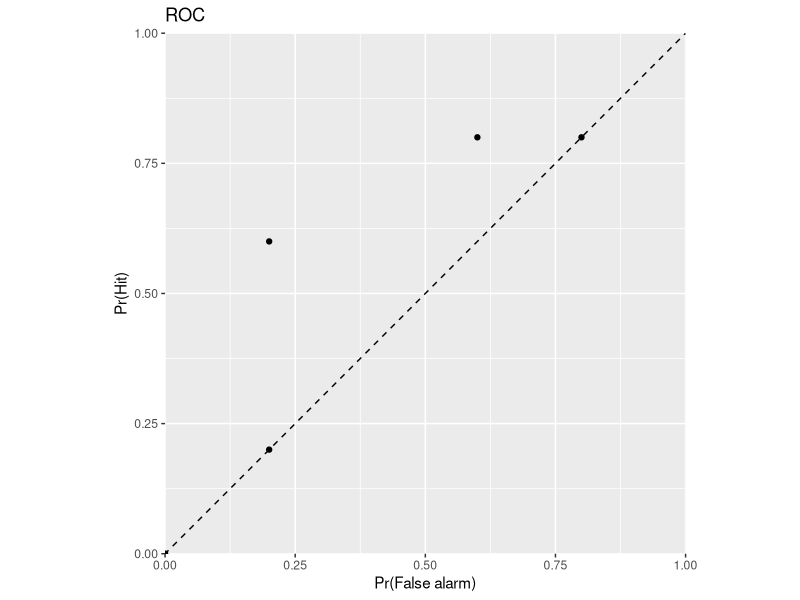
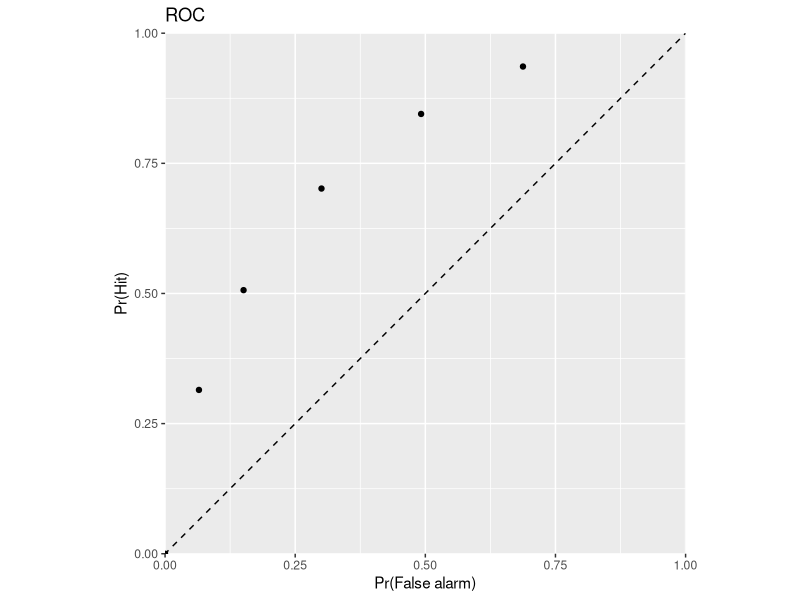
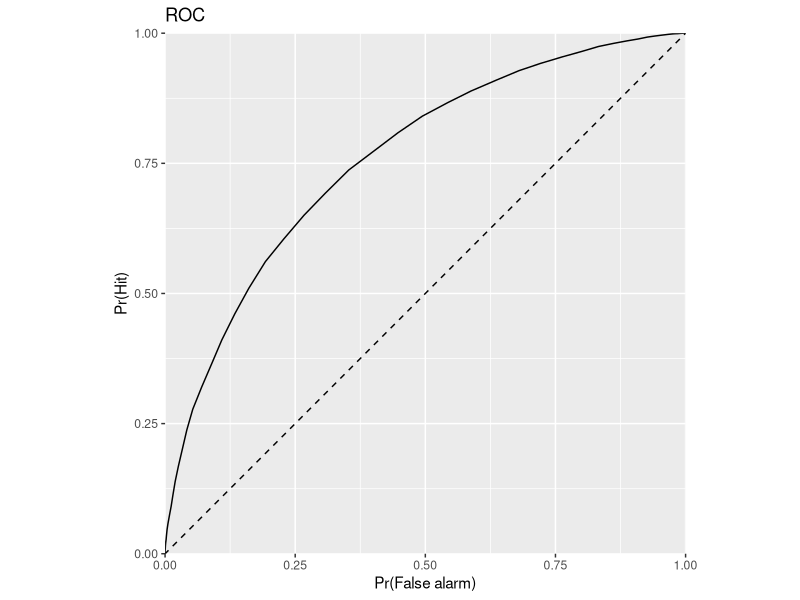
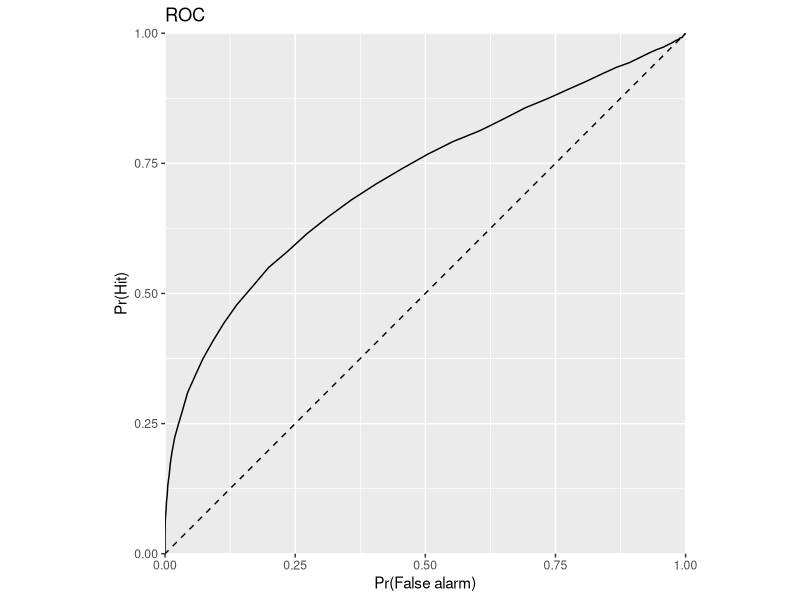

These figures' R source, in order:
## ---- chunk 1
# 1. Define one or more decision criteria
criterion <- 0.5

# 2. Define the strength of the target (studied) and foil (unstudied) items in memory
foil_strength <- 0
target_strength <- 1

# 3. Compare the strengths of each test item to the criteria to arrive at a decision
foil_response <- foil_strength > criterion
target_response <- target_strength > criterion
## ---- chunk 2
foil_response
## ---- chunk 3
target_response
## ---- chunk 4
# 1. Define one or more decision criteria
criterion <- 0.5

# 2. Define the strength of the target (studied) and foil (unstudied) items in memory
foil_strength <- c(0, -0.8, 0.4, 0.3, 1.3)
target_strength <- c(1, 0.9, 1.1, 0.2, -1.0)

# 3. Compare the strengths of each test item to the criteria to arrive at a decision
foil_response <- foil_strength > criterion
target_response <- target_strength > criterion
## ---- chunk 5
foil_response
## ---- chunk 6
target_response
## ---- chunk 7
# 1. Define one or more decision criteria
criteria <- c(-Inf, -0.5, 0, 0.5, 1, 1.5, Inf)

# 2. Define the strength of the target (studied) and foil (unstudied) items in memory
foil_strength <- c(0, -0.8, 0.4, 0.3, 1.3)
target_strength <- c(1, 0.9, 1.1, 0.2, -1.0)

# 3. Compare the strengths of each test item to the criteria to arrive at a decision
foil_response <- cut(foil_strength, breaks=criteria, labels=FALSE)
target_response <- cut(target_strength, breaks=criteria, labels=FALSE)
## ---- chunk 8
foil_response
## ---- chunk 9
target_response
## ---- chunk 10
library(ggplot2)
## ---- chunk 11
# 1. Define one or more decision criteria
criteria <- c(-Inf, -0.5, 0, 0.5, 1, 1.5, Inf)

# 2. Define the strength of the target (studied) and foil (unstudied) items in memory
foil_strength <- c(0, -0.8, 0.4, 0.3, 1.3)
target_strength <- c(1, 0.9, 1.1, 0.2, -1.0)

# 3. Compare the strengths of each test item to the criteria to arrive at a decision
foil_response <- cut(foil_strength, breaks=criteria, labels=FALSE)
target_response <- cut(target_strength, breaks=criteria, labels=FALSE)

# 4. Calculate points on ROC curve
roc_foil <- 1 - ecdf(foil_response)(1:6)
roc_target <- 1 - ecdf(target_response)(1:6)

# 5. Plot ROC
ggplot(mapping=aes(x = roc_foil, y = roc_target)) +
    geom_point() +
    geom_abline(intercept = 0, slope = 1, color='black', linetype = 'dashed') +
    labs(x = 'Pr(False alarm)', y = 'Pr(Hit)', title = 'ROC') +
    coord_fixed(xlim=c(0, 1), ylim=c(0, 1), expand=FALSE)
## ---- chunk 12
# 1. Define one or more decision criteria
criteria <- c(-Inf, -0.5, 0, 0.5, 1, 1.5, Inf)

# 2. Define the strength of the target (studied) and foil (unstudied) items in memory
foil_strength <- rnorm(n = 10000, mean = 0, sd = 1)
target_initial_strength <- rnorm(n = 10000, mean = 0, sd = 1)
study_strength_increment <- 1
target_strength <- target_initial_strength + study_strength_increment

# 3. Compare the strengths of each test item to the criteria to arrive at a decision
foil_response <- cut(foil_strength, breaks=criteria, labels=FALSE)
target_response <- cut(target_strength, breaks=criteria, labels=FALSE)

# 4. Calculate points on ROC curve
roc_foil <- 1 - ecdf(foil_response)(1:6)
roc_target <- 1 - ecdf(target_response)(1:6)

# 5. Plot ROC
ggplot(mapping=aes(x = roc_foil, y = roc_target)) +
    geom_point() +
    geom_abline(intercept = 0, slope = 1, color='black', linetype = 'dashed') +
    labs(x = 'Pr(False alarm)', y = 'Pr(Hit)', title = 'ROC') +
    coord_fixed(xlim=c(0, 1), ylim=c(0, 1), expand=FALSE)
## ---- chunk 13
# 1. Define one or more decision criteria
num_criteria <- 100
criteria <- c(-Inf, seq(-6, 6, length.out = num_criteria - 1), Inf)

# 2. Define the strength of the target (studied) and foil (unstudied) items in memory
foil_strength <- rnorm(n = 10000, mean = 0, sd = 1)
target_initial_strength <- rnorm(n = 10000, mean = 0, sd = 1)
study_strength_increment <- 1
target_strength <- target_initial_strength + study_strength_increment

# 3. Compare the strengths of each test item to the criteria to arrive at a decision
foil_response <- cut(foil_strength, breaks=criteria, labels=FALSE)
target_response <- cut(target_strength, breaks=criteria, labels=FALSE)

# 4. Calculate points on ROC curve
roc_foil <- 1 - ecdf(foil_response)(1:num_criteria)
roc_target <- 1 - ecdf(target_response)(1:num_criteria)

# 5. Plot ROC
ggplot(mapping=aes(x = roc_foil, y = roc_target)) +
    geom_line() +
    geom_abline(intercept = 0, slope = 1, color='black', linetype = 'dashed') +
    labs(x = 'Pr(False alarm)', y = 'Pr(Hit)', title = 'ROC') +
    coord_fixed(xlim=c(0, 1), ylim=c(0, 1), expand=FALSE)
## ---- chunk 14
# 1. Define one or more decision criteria
num_criteria <- 100
criteria <- c(-Inf, seq(-6, 6, length.out = num_criteria - 1), Inf)

# 2. Define the strength of the target (studied) and foil (unstudied) items in memory
foil_strength <- rnorm(n = 10000, mean = 0, sd = 1)
target_initial_strength <- rnorm(n = 10000, mean = 0, sd = 1)
study_strength_increment <- rnorm(n = 10000, mean = 1, sd = 1)
target_strength <- target_initial_strength + study_strength_increment

# 3. Compare the strengths of each test item to the criteria to arrive at a decision
foil_response <- cut(foil_strength, breaks=criteria, labels=FALSE)
target_response <- cut(target_strength, breaks=criteria, labels=FALSE)

# 4. Calculate points on ROC curve
roc_foil <- 1 - ecdf(foil_response)(1:num_criteria)
roc_target <- 1 - ecdf(target_response)(1:num_criteria)

# 5. Plot ROC
ggplot(mapping=aes(x = roc_foil, y = roc_target)) +
    geom_line() +
    geom_abline(intercept = 0, slope = 1, color='black', linetype = 'dashed') +
    labs(x = 'Pr(False alarm)', y = 'Pr(Hit)', title = 'ROC') +
    coord_fixed(xlim=c(0, 1), ylim=c(0, 1), expand=FALSE)
